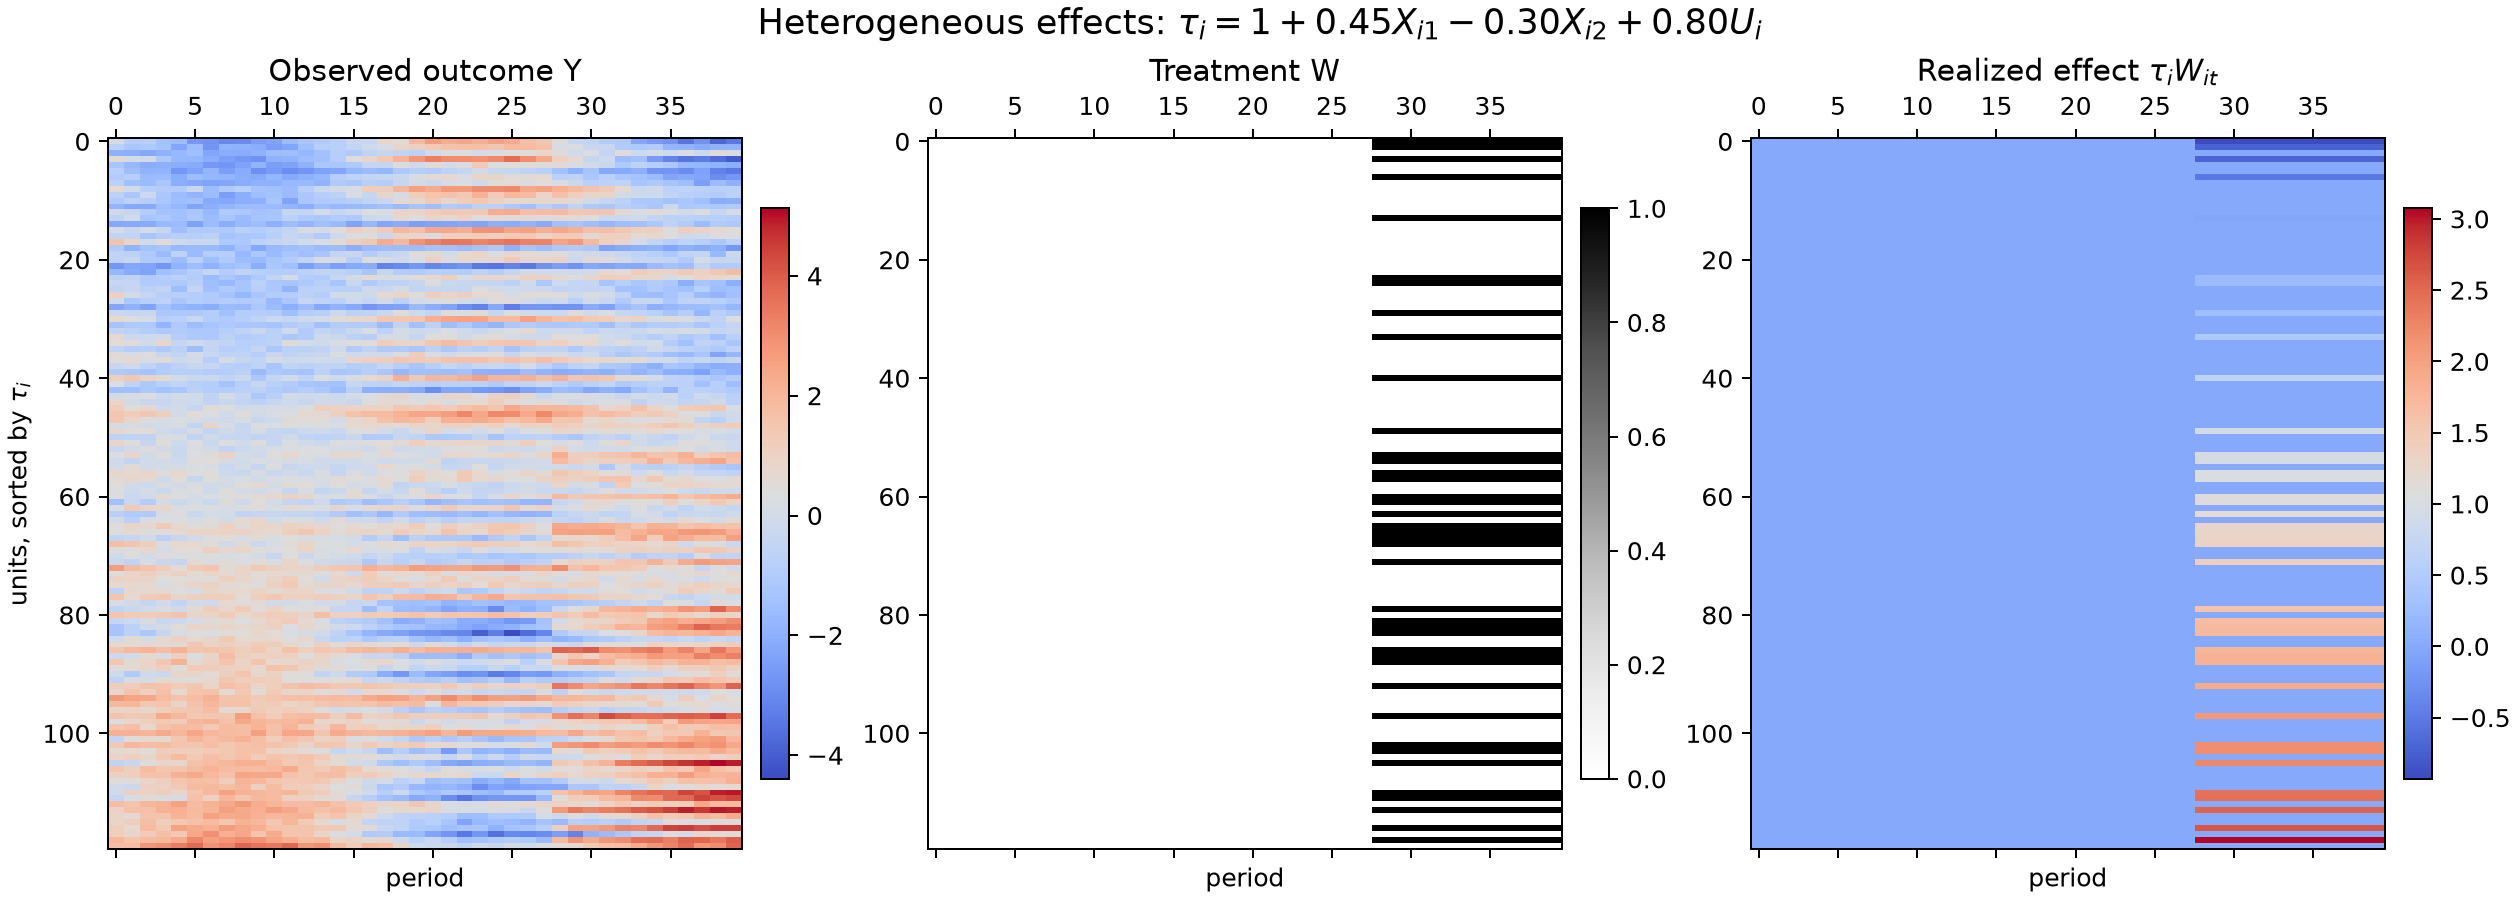

Recreate this plot in Python.
"""Treatment-effect heterogeneity from observed and latent unit features."""

from __future__ import annotations

from dataclasses import dataclass
from pathlib import Path

import matplotlib.pyplot as plt
import numpy as np

import pypanelsim as pps


@dataclass(frozen=True, slots=True)
class FeatureDrivenOutcome:
    """Untreated outcomes that share the baseline effect modifiers."""

    noise_scale: float = 0.3

    def generate(self, context, rng):
        time = np.linspace(-1.0, 1.0, context.dimensions.n_periods)
        cycle = np.sin(np.linspace(0.0, 2.5 * np.pi, context.dimensions.n_periods))
        values = (
            0.8 * context.observables[:, :1]
            + 0.5 * context.observables[:, 1:2] * time
            + 1.1 * context.unobservables[:, :1] * cycle
        )
        values += rng.normal(scale=self.noise_scale, size=values.shape)
        return pps.ComponentDraw(values, {"kind": "feature_driven_outcome"})


def heterogeneous_effect_dgp() -> pps.PanelSimulator:
    """Build a randomized panel with tau_i = f(X_i, U_i)."""

    return pps.PanelSimulator(
        name="heterogeneous_effects",
        dimensions=pps.PanelDimensions(n_units=120, n_periods=40),
        feature_model=pps.GaussianUnitFeatures(
            n_observables=2,
            n_unobservables=1,
        ),
        assignment=pps.RandomizedSingleCohortAssignment(
            n_treated=40,
            adoption_period=28,
        ),
        outcome_model=FeatureDrivenOutcome(),
        effect_model=lambda x: (
            1.0
            + 0.45 * x.observables[:, 0]
            - 0.30 * x.observables[:, 1]
            + 0.80 * x.unobservables[:, 0]
        ),
    )


def render_heterogeneous_effects(
    output: Path | None = None,
    *,
    seed: int = 20260821,
) -> Path:
    """Render Y, W, and the realized heterogeneous effect matrix."""

    if output is None:
        output = Path(__file__).with_name("heterogeneous_effects.png")
    panel = heterogeneous_effect_dgp().simulate(seed=seed)
    unit_effects = panel.metadata["effect"]["unit_effects"]
    order = np.argsort(unit_effects, kind="stable")

    figure, axes = plt.subplots(1, 3, figsize=(14, 5), constrained_layout=True)
    panels = (
        (panel.outcome, "Observed outcome Y", "coolwarm", None, None),
        (panel.treatment, "Treatment W", "Greys", 0.0, 1.0),
        (
            panel.treatment_effect,
            r"Realized effect $\tau_i W_{it}$",
            "coolwarm",
            None,
            None,
        ),
    )
    for axis, (values, title, cmap, lower, upper) in zip(axes, panels, strict=True):
        image = axis.matshow(
            values[order],
            aspect="auto",
            cmap=cmap,
            vmin=lower,
            vmax=upper,
        )
        axis.set_title(title)
        axis.set_xlabel("period")
        figure.colorbar(image, ax=axis, fraction=0.045, pad=0.03)
    axes[0].set_ylabel(r"units, sorted by $\tau_i$")
    figure.suptitle(
        r"Heterogeneous effects: $\tau_i=1+0.45X_{i1}-0.30X_{i2}+0.80U_i$",
        fontsize=14,
    )
    figure.savefig(output, dpi=180)
    plt.close(figure)
    return output


if __name__ == "__main__":
    print(render_heterogeneous_effects())
